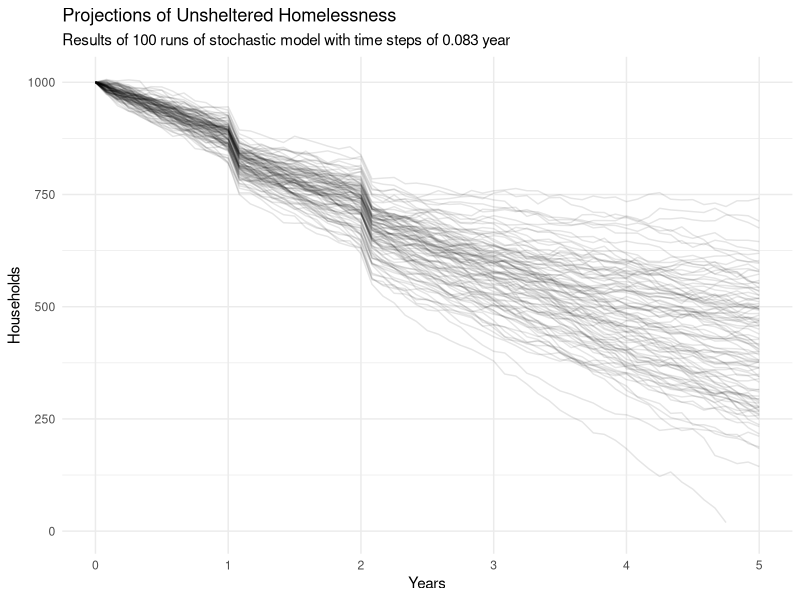

R code for this plot:
## Simple homeless system model
## Using stochastic differential equations

# Model contains four compartments
# U = unsheltered
# S = temporary shelter (e.g., emergency shelter, transitional housing)
# P = permanent housing (e.g., rapid rehousing, permanent supportive housing)
# O = other housing in the community
# Because S and P have fixed capacities, their inflows/outflows cancel out 
# (except for white noise, which is scaled according to the outflows from S and P).
# As a result, only the dynamics of system inflow and system outflow are modeled,
# with system outflow being proportional to the conditions of U, S, and P.
# White noise is added to these dynamics, scaled according to their flows.

# Model makes simplified assumptions about adding permanent housing units:
# - Lease up is happens within a single time step
# - Added permanent housing reduces unsheltered homelessness immediately
# - Utilization is 100%

rm(list = ls(all = TRUE))  # resets R to fresh

library(dplyr)
library(tidyr)
library(ggplot2)

set.seed(78324)
tend <- 5          # years to model
delta_t <- 1/12    # time steps
niter <- 100       # iterations of stochastic model
stochastic <- TRUE # TRUE for stochastic, FALSE for deterministic


#### Initial conditions ####
U_0 <- 1000 #unsheltered households
S_0 <- 150  #households in shelter/temporary housing
P_0 <- 350  #households in permanent housing within homelessness response system
O_0 <- 0    #households placed in other permanent housing (outside of system)

#### Additional units ####
# Added units are net changes at a point in time, not cumulative
s_new <- data.frame(units = 50, #new shelter units added
                    year = 2)
p_new <- data.frame(units = c(50,50), #new permanent housing units added
                    year = c(1,7)) #year new units are added

#### Model parameters ####

## Inflow
u_in <- 300 #fixed inflow rate per year

## Outflow 
# Rates of flow in years^{-1} (inverse of avg LOS)
u_out <- 365/180
s_out <- 365/90
p_out <- 365/720

# Percent of exits to other community housing
u_pct_o <- 0.1
s_pct_o <- 0.2
p_pct_o <- 0.6

# Final outflow rates
rate_u_o <- u_out * u_pct_o
rate_s_o <- s_out * s_pct_o
rate_p_o <- p_out * p_pct_o

## Fixed capacity compartments
# Inflow = Outflow, except for white noise
rate_s <- s_out
rate_p <- p_out


#### Stochastic Model ####
# Credit for approach and significant chunks of code to: Sherry Towers
# http://sherrytowers.com/2016/02/06/stochastic-compartmental-modelling-with-stochastic-differential-equations-2/

niter2 <- if(stochastic) niter else 1 # FALSE = only one iteration

zstate <- list()
i <- 1L
for (iter in 1:niter2){
  time <- 0
  vstate <- c(U_0, S_0, P_0, O_0)
  
  # State changes: http://sherrytowers.com/2016/01/02/stochastic-compartmental-modelling/#step2
  # First four state changes are the net inflow and outflow of the system
  # Second four state changes are for the white noise for fixed capacity resources
  K <- length(vstate)  # number of compartments
  J <- 8               # number of possible state changes
  lambda <- matrix(0,nrow=J,ncol=K)
  lambda[1,] <- c( 1, 0, 0, 0) # inflow into U
  lambda[2,] <- c(-1, 0, 0, 1) # net flow to O, driven by U
  lambda[3,] <- c(-1, 0, 0, 1) # net flow to O, driven by S
  lambda[4,] <- c(-1, 0, 0, 1) # net flow to O, driven by P
  lambda[5,] <- c( 0, 1, 0, 0) # inflow into S
  lambda[6,] <- c( 0,-1, 0, 0) # outflow from S
  lambda[7,] <- c( 0, 0, 1, 0) # inflow into P
  lambda[8,] <- c( 0, 0,-1, 0) # outflow from P
  
  while(vstate[1] > 0 & time <= tend) {
    
    time <- round(time / delta_t, 0) * delta_t # fix rounding errors
    
    zstate[[i]] <- c(vstate, time, iter) # current state of system
    
    U <- vstate[1]
    S <- vstate[2]
    P <- vstate[3]
    O <- vstate[4]
    
    vec_p <- c(u_in, 
              rate_u_o*U,
              rate_s_o*S,
              rate_p_o*P,
              rate_s*S,
              rate_s*S,
              rate_p*P,
              rate_p*P)
    
    # G matrix for scaling white noise terms
    G_t <- lambda * sqrt(vec_p) #state changes * sqrt of flow rates
    G <- t(G_t)
    
    W <- rnorm(ncol(G)) * stochastic # TRUE coerced to 1, FALSE coerced to 0
    
    # Stochastic changes
    ## G contains square roots of flow rates (with signs representing state changes)
    ## W contains draws from Wiener process with mean = 0 and sd = 1
    ## Multiplying G * W scales the variance to approximate poisson process with lambda = flow rates
    ## sqrt(lambda) * norm(0, 1) ~= pois(lambda)
    
    delta_U <- delta_t*(u_in - (rate_u_o*U + rate_s_o*S + rate_p_o*P)) + sqrt(delta_t)*sum(G[1,]*W)
    delta_S <- 0                                                       + sqrt(delta_t)*sum(G[2,]*W)
    delta_P <- 0                                                       + sqrt(delta_t)*sum(G[3,]*W)
    delta_O <- delta_t*(rate_u_o*U + rate_s_o*S + rate_p_o*P)          + sqrt(delta_t)*sum(G[4,]*W)
    
    # Capacity change
    delta_S_cap <- max(0, s_new$units[s_new$year == time])
    delta_P_cap <- max(0, p_new$units[p_new$year == time])
    
    vstate[1] <- vstate[1] + delta_U - delta_S_cap - delta_P_cap
    vstate[2] <- vstate[2] + delta_S + delta_S_cap
    vstate[3] <- vstate[3] + delta_P + delta_P_cap 
    vstate[4] <- vstate[4] + delta_O 
    
    vstate[vstate<0] <- 0
    i <- i + 1
    time <- time + delta_t
  }
  cat("Iteration:", iter, niter, " ", time, vstate, "\n")
}

smodel <- data.frame(matrix(unlist(zstate), ncol = 6, byrow = TRUE))
colnames(smodel) <- c("U", "S", "P", "O", "time", "iter")

#### Plot results ####
subtitle <- if(stochastic) {
  paste("Results of", niter, "runs of stochastic model with time steps of", round(delta_t,3), "year")
} else { paste("Results of deterministic model with time steps of", round(delta_t,3), "year")}
alpha <- if(stochastic) 0.1 else 1

ggplot(smodel, aes(x = time, y = U, group = iter)) +
  geom_line(alpha = alpha) +
  scale_x_continuous(breaks = seq(0, 10, 1)) +
  expand_limits(y = 0) +
  labs(title = "Projections of Unsheltered Homelessness",
       subtitle = subtitle,
       x = "Years",
       y = "Households") +
  theme_minimal() +
  theme(panel.grid.minor.x = element_blank())
